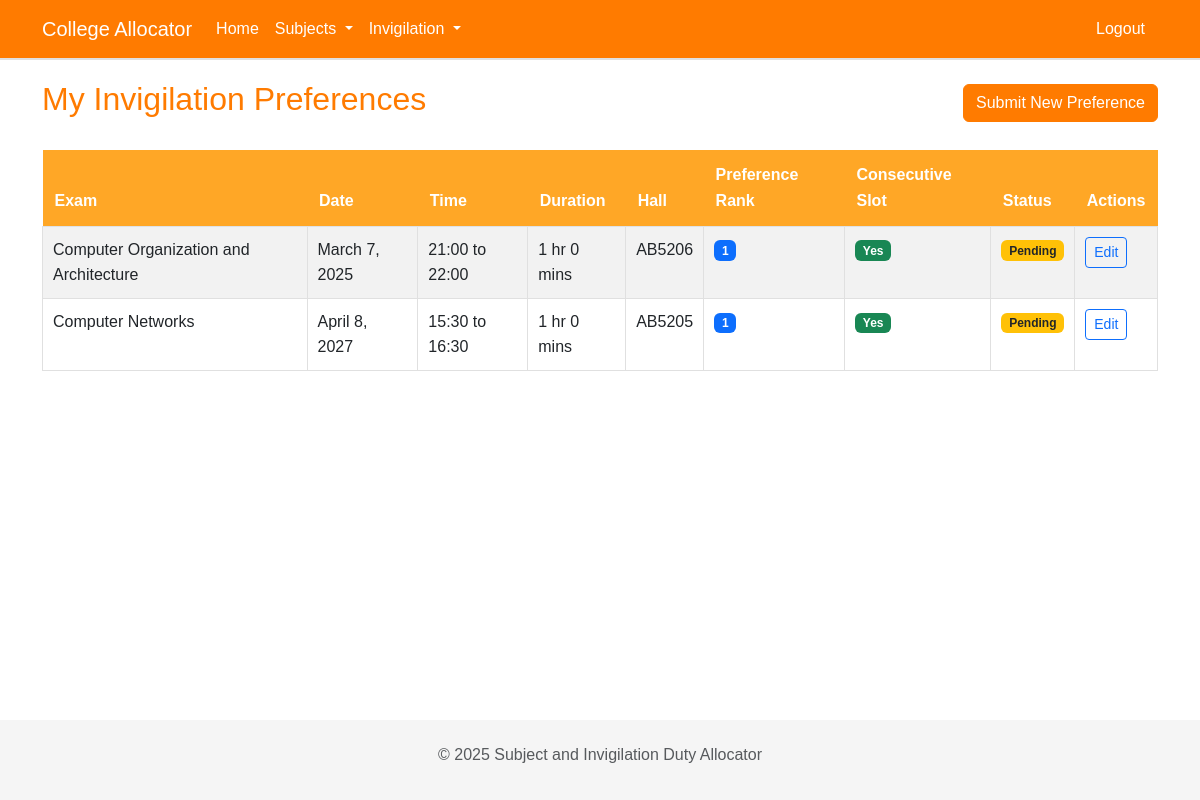
Screenshot of /invigilation/my-preferences/ (signed in) with the database file from the repository.
### core/models.py (models this page shows, shortened)
class InvigilationPreference(models.Model):
    teacher = models.ForeignKey(Teacher, on_delete=models.CASCADE)
    exam = models.ForeignKey(Exam, on_delete=models.CASCADE)
    rank = models.PositiveIntegerField(help_text="Lower number means higher preference")
    consecutive_slot_requested = models.BooleanField(default=False)
    class Meta:
        unique_together = ('teacher', 'exam')

class Exam(models.Model):
    subject = models.ForeignKey(Subject, on_delete=models.CASCADE)
    date = models.DateField()
    start_time = models.TimeField(help_text="When the exam begins",default= None)
    end_time = models.TimeField(help_text="When the exam ends",default= None)
    hall = models.CharField(max_length=100)
    class Meta:
        ordering = ['date', 'start_time']

class Subject(models.Model):
    name = models.CharField(max_length=100)
    code = models.CharField(max_length=20)
    department = models.ForeignKey(Department, on_delete=models.CASCADE)
    required_expertise = models.TextField(help_text="Comma-separated list of required expertise areas")

### core/views.py (the view)
# urls.py: path('invigilation/my-preferences/', views.my_invigilation_preferences, name='my-invigilation-preferences'),
@login_required
def my_invigilation_preferences(request):
    try:
        teacher = request.user.teacher
        preferences = InvigilationPreference.objects.filter(teacher=teacher)
        return render(request, 'invigilation/my_preferences.html', {'preferences': preferences})
    except Teacher.DoesNotExist:
        messages.error(request, "You must be registered as a teacher to view invigilation preferences.")
        return redirect('home')

### core/templatetags/time_tags.py (called while the page is built)
@register.filter(name='duration')
def duration(end_time, start_time):
    today = datetime.now().date()
    start_dt = datetime.combine(today, start_time)
    end_dt = datetime.combine(today, end_time)
    if end_dt < start_dt:
        end_dt = end_dt + timedelta(days=1)
    duration = end_dt - start_dt
    total_minutes = duration.total_seconds() / 60
    hours = int(total_minutes // 60)
    minutes = int(total_minutes % 60)
    if hours > 0:
        return f"{hours} hr{'' if hours == 1 else 's'} {minutes} min{'' if minutes == 1 else 's'}"
    else:
        return f"{minutes} min{'' if minutes == 1 else 's'}"

### core/templates/invigilation/my_preferences.html (shortened to what this page needs)
{% extends 'base.html' %}
{% load static %}
{% load time_tags %}
{% block content %}
<div class="d-flex justify-content-between align-items-center mb-4">
    <h2>My Invigilation Preferences</h2>
    <a href="{% url 'submit-invigilation' %}" class="btn btn-primary">
        Submit New Preference
    </a>
</div>
{% if preferences %}
    <div class="table-responsive">
        <table class="table table-striped table-hover">
            <thead>
                <tr>
                    <th>Exam</th>
                    <th>Date</th>
                    <th>Time</th>
                    <th>Duration</th>
                    <th>Hall</th>
                    <th>Preference Rank</th>
                    <th>Consecutive Slot</th>
                    <th>Status</th>
                    <th>Actions</th>
                </tr>
            </thead>
            <tbody>
                {% for preference in preferences %}
                <tr>
                    <td>{{ preference.exam.subject.name }}</td>
                    <td>{{ preference.exam.date }}</td>
                    <td>{{ preference.exam.start_time|time:"H:i" }} to {{ preference.exam.end_time|time:"H:i" }}</td>
                    <td>{{ preference.exam.end_time|duration:preference.exam.start_time }}</td>
                    <td>{{ preference.exam.hall }}</td>
                    <td>
                        <span class="badge bg-primary">{{ preference.rank }}</span>
                    </td>
                    <td>
                        {% if preference.consecutive_slot_requested %}
                            <span class="badge bg-success">Yes</span>
                        {% else %}
                            <span class="badge bg-secondary">No</span>
                        {% endif %}
                    </td>
                    <td>
                        {% if preference.exam.invigilationallocation_set.exists %}
                            {% if preference.exam.invigilationallocation_set.first.teacher == preference.teacher %}
                                <span class="badge bg-success">Allocated to You</span>
                            {% else %}
                                <span class="badge bg-danger">Allocated to Someone Else</span>
                            {% endif %}
                        {% else %}
                            <span class="badge bg-warning text-dark">Pending</span>
                        {% endif %}
                    </td>
                    <td>
                        <a href="{% url 'submit-invigilation' %}?exam={{ preference.exam.id }}" class="btn btn-sm btn-outline-primary">Edit</a>
                    </td>
                </tr>
                {% endfor %}
            </tbody>
        </table>
    </div>
{% else %}
    <div class="alert alert-info">
        You haven't submitted any invigilation preferences yet.
    </div>
{% endif %}
{% endblock %}

### core/templates/base.html (shortened to what this page needs)
<!DOCTYPE html>
<html lang="en">
<head>
    {% load static %}
    <link href="https://cdn.jsdelivr.net/npm/bootstrap@5.3.0-alpha1/dist/css/bootstrap.min.css" rel="stylesheet">
    <link href="{% static 'css/custom.css' %}" rel="stylesheet">
</head>
<body>
    <nav class="navbar navbar-expand-lg navbar-dark bg-primary">
        <div class="container">
            <a class="navbar-brand" href="{% url 'home' %}">College Allocator</a>
            <div class="collapse navbar-collapse" id="navbarNav">
                <ul class="navbar-nav me-auto">
                    <li class="nav-item">
                        <a class="nav-link" href="{% url 'home' %}">Home</a>
                    </li>
                    <li class="nav-item dropdown">
                        <a class="nav-link dropdown-toggle" href="#" id="subjectDropdown" role="button" data-bs-toggle="dropdown">
                            Subjects
                        </a>
                    </li>
                    <li class="nav-item dropdown">
                        <a class="nav-link dropdown-toggle" href="#" id="invigilationDropdown" role="button" data-bs-toggle="dropdown">
                            Invigilation
                        </a>
                    </li>
                </ul>
                <ul class="navbar-nav">
                    {% if user.is_authenticated %}
                        <form method="post" action="{% url 'logout' %}">
                            <button type="submit" class="btn btn-primary w-100">Logout</button>
                        </form>
                    {% else %}
                        <form method="post" action="{% url 'login' %}">
                            {% csrf_token %}
                            <button type="submit" class="btn btn-primary w-100">Login</button>
                        </form>
                    {% endif %}
                </ul>
            </div>
        </div>
    </nav>
    <div class="container content">
        {% block content %}{% endblock %}
    </div>
    <footer class="footer text-center">
        <div class="container">
            <span class="text-muted">© 2025 Subject and Invigilation Duty Allocator</span>
        </div>
    </footer>
</body>
</html>

### static/css/custom.css (style rules this page uses)
:root { --primary-color: #ff7b00; --secondary-color: #ffa726; --accent-color: #ff9800; --background-color: #ffffff; --text-color: #333333; --light-text-color: #666666; --border-color: #e0e0e0; }
body { background-color: var(--background-color); color: var(--text-color); font-family: 'Arial', sans-serif; line-height: 1.6; }
.navbar { background-color: var(--primary-color) !important; border-bottom: 2px solid var(--border-color); }
.navbar a { color: white !important; }
.btn-primary { background-color: var(--primary-color); border-color: var(--primary-color); color: white; }
.footer { background-color: #ff7b00; color: white; padding: 15px 0; text-align: center; }
h1, h2, h3, h4, h5, h6 { color: var(--primary-color); }
a { color: var(--accent-color); }
.table { border-collapse: collapse; width: 100%; }
.table th { background-color: var(--secondary-color); color: white; padding: 12px; text-align: left; }
.table td { border: 1px solid var(--border-color); padding: 10px; }

### core/templates/base.html (style rules this page uses)
.navbar { margin-bottom: 20px; }
.content { margin-bottom: 50px; }
.footer { position: fixed; bottom: 0; width: 100%; height: 80px; line-height: 40px; background-color: #f5f5f5; }

### rows the page displays
InvigilationPreference: exam.subject.name "Computer Organization and Architecture", exam "March 7, 2025", exam.start_time "21:00", exam.end_time "22:00", exam.end_time|duration "1 hr 0 mins", exam.hall "AB5206", rank "1", consecutive_slot_requested "Yes", shows "Pending"
InvigilationPreference: exam.subject.name "Computer Networks", exam "April 8, 2027", exam.start_time "15:30", exam.end_time "16:30", exam.end_time|duration "1 hr 0 mins", exam.hall "AB5205", rank "1", consecutive_slot_requested "Yes", shows "Pending"
